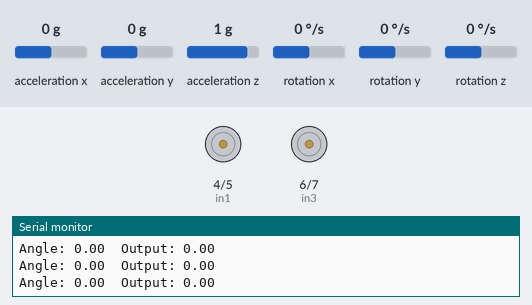
Simulated run of this sketch. Board: Arduino Uno, built with avr-gcc and run on an emulated ATmega328P. Parts: motor-driver pin pairs drawn as motors (green arrow = first pin HIGH = forward, orange = second pin HIGH = backward, longer = more drive, scaled by the enable pin), the last lines printed to the serial monitor. The inputs (shaded band) are chosen by the test bench; at power-on: acceleration y 0 g, acceleration x 0 g, acceleration z 1 g, rotation x 0 °/s, rotation y 0 °/s, rotation z 0 °/s.

Above: at 3.2 s.
3.3 s: acceleration y set to -0.8 g
At 3.7 s:
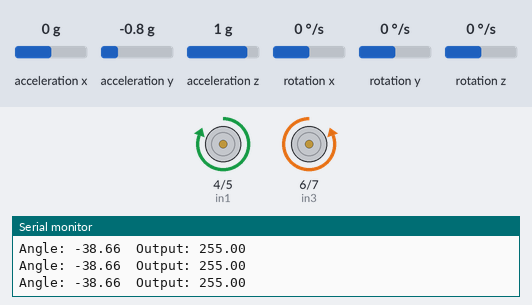
4.8 s: acceleration y set to 0 g
At 5.2 s:
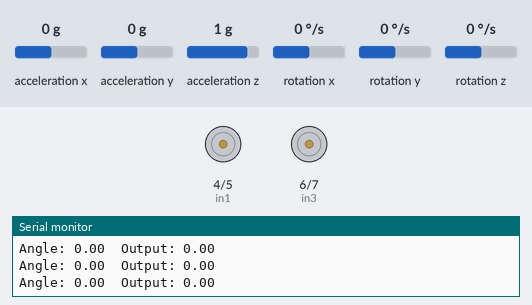
6.3 s: acceleration y set to -0.8 g
At 7.2 s:
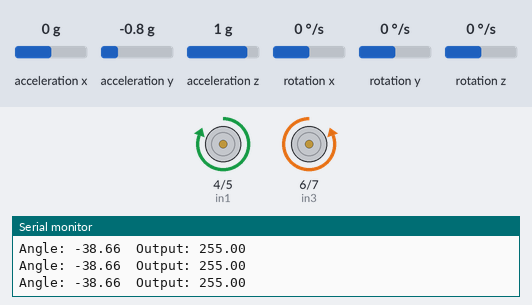
7.8 s: acceleration y set to 0.1 g
At 8.7 s:
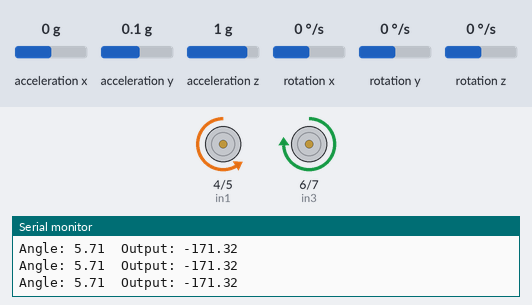
9.3 s: acceleration x set to -1.4 g
At 9.9 s:
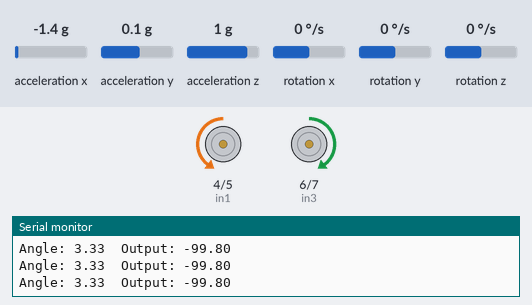
10.8 s: acceleration y set to -1.4 g
At 11.8 s:
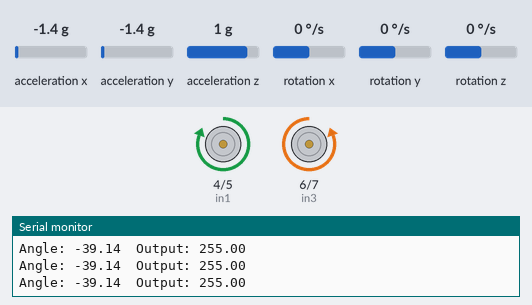
Timing chart, 0 to 13.3 s (numbered marks = the images above; inputs shaded):
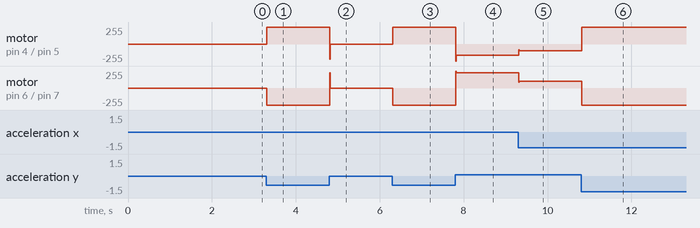

Measured:
- after the input at 3.3 s, motor on pin 4 (in1) / pin 5 (in2): stopped → forward 255/255 at once; motor on pin 6 (in3) / pin 7 (in4): stopped → backward 255/255 at once
- after the input at 4.8 s, motor on pin 4 (in1) / pin 5 (in2): forward 255/255 → stopped at once; motor on pin 6 (in3) / pin 7 (in4): backward 255/255 → stopped at once
- after the input at 6.3 s, motor on pin 4 (in1) / pin 5 (in2): stopped → forward 255/255 at once; motor on pin 6 (in3) / pin 7 (in4): stopped → backward 255/255 at once
- after the input at 7.8 s, motor on pin 4 (in1) / pin 5 (in2): forward 255/255 → backward 171/255 at once; motor on pin 6 (in3) / pin 7 (in4): backward 255/255 → forward 231/255 at once
- after the input at 9.3 s, motor on pin 4 (in1) / pin 5 (in2): backward 171/255 → backward 99/255 at once; motor on pin 6 (in3) / pin 7 (in4): forward 231/255 → forward 99/255 at once
- after the input at 10.8 s, motor on pin 4 (in1) / pin 5 (in2): backward 99/255 → forward 255/255 at once; motor on pin 6 (in3) / pin 7 (in4): forward 99/255 → backward 255/255 at once

The sketch:

self-balancing-bot.ino
```cpp
#include <MPU6050_light.h>

MPU6050 my_mpu(Wire);

// Control Variables
float angle, error, prev_error, integral, output, derivative;
float setpoint = 0;
float initialAngle = 0;

// PID Gains
float kp = 30;
float ki = 0;
float kd = 6;


// Motor A connections
int enA = 10;
int in1 = 4;
int in2 = 5;

// Motor B connections
int enB = 11;
int in3 = 6;
int in4 = 7;


void setup() {
  Serial.begin(115200);
  Wire.begin();
  byte status = my_mpu.begin();

  Serial.print("MPU status: ");
  Serial.println(status);
  while (status != 0 ){

  }

  Serial.println("Calculating offsets, do not move MPU6050");
  delay(1000);
  my_mpu.calcOffsets();
  Serial.println("Done!\n");

  initialAngle = my_mpu.getAngleX();

  Serial.print("Initial Angle: ");
  Serial.println(initialAngle);

  pinMode(enA, OUTPUT);
  pinMode(enB, OUTPUT);
  pinMode(in1, OUTPUT);
  pinMode(in2, OUTPUT);
  pinMode(in3, OUTPUT);
  pinMode(in4, OUTPUT);


  digitalWrite(in1, LOW);
  digitalWrite(in2, LOW);
  digitalWrite(in3, LOW);
  digitalWrite(in4, LOW);
}

void loop() {
  angle = get_angle();

    if (abs(angle) > 45.0){
      move_motors(0,0);
      integral = 0;
      prev_error = 0;
      error = 0;
      delay(10);
      return;

  }

  prev_error = error;
  error = setpoint - angle;

  integral += error;
  integral = constrain(integral, -300, 300);


  derivative = (error - prev_error);

  // PID equation
  output = (kp * error) + (ki * integral) + (kd * derivative);
  output = constrain(output, -255, 255);
  move_motors(output, output);


  Serial.print("Angle: ");
  Serial.print(angle);
  Serial.print("  Output: ");
  Serial.println(output);


  delay(10);
}

float get_angle(){
  my_mpu.update();
  return my_mpu.getAngleX() - initialAngle;
}


void move_motors(int Left_m, int Right_m) {
  digitalWrite(in1, Left_m > 0);
  digitalWrite(in2, Left_m < 0);
  digitalWrite(in3, Right_m < 0);
  digitalWrite(in4, Right_m > 0);
  analogWrite(enA, abs(Left_m));
  analogWrite(enB, abs(Right_m));
}
```
